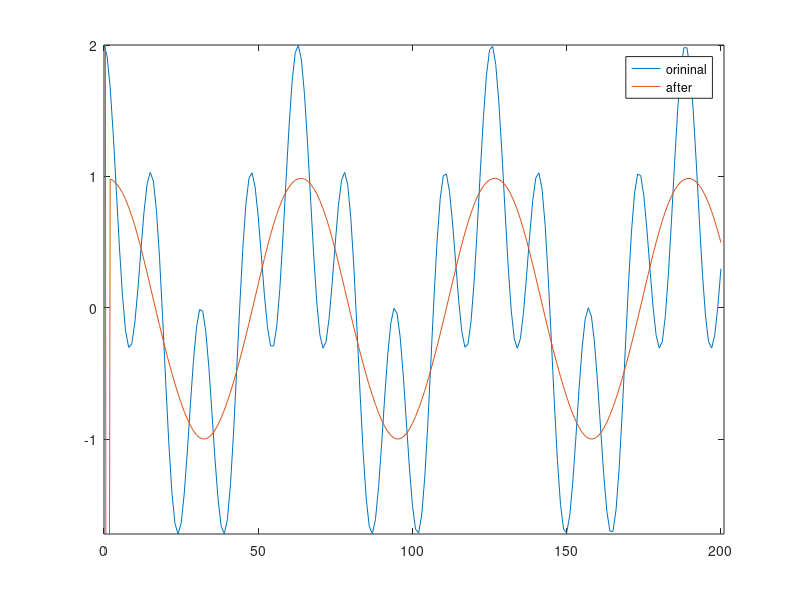
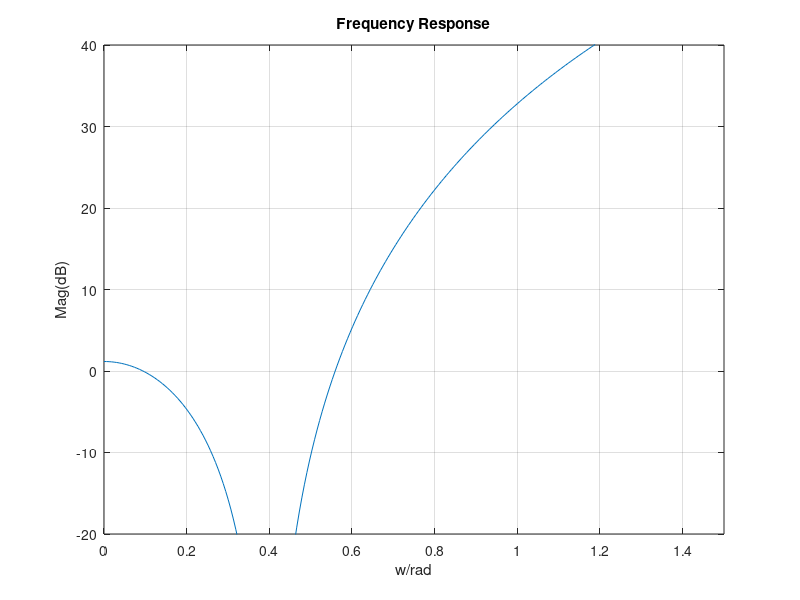

These figures' MATLAB source, in order:
close all
clear
clc

w1 = 0.1; 
w2 = 0.4;
n = 0:200;

x_n = cos(w1*n) + cos(w2*n);

a = 6.76;
b = -12.46;
h = [a b a];
y_n = filter(h,1,x_n);

figure;
plot(n, x_n)
hold on
plot(n, y_n)
hold off
axis([0 length(x_n) min(x_n) max(x_n)])
legend('orininal','after')

figure;
[H,W] = freqz(h);
plot(W, 20*log(abs(H)))
axis([0 1.5 -20 40])
title('Frequency Response')
xlabel('w/rad')
ylabel('Mag(dB)')
grid on
